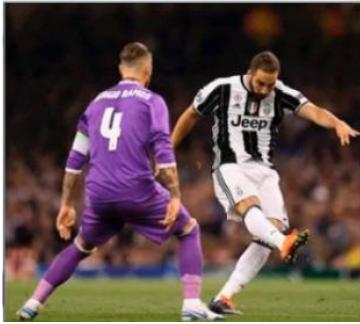
#> input picture soccer_target.png, 360 x 324 px
$ python '16_直方图比较_重点.py'
#> lines starting #> are read from the running program, lines starting #| are printed output that depends on the picture; after the words box and inside, x2 and y2 are one past the last pixel; in counts of white or black regions, pixels touching at a corner belong together
#> further down, image is the input picture: shape (324, 360, 3); mean B, G, R 70, 72.6, 90.9
import cv2 as cv
import numpy as np
from matplotlib import pyplot as plt


def back_projection_demo():
    sample = cv.imread("soccer_local.png")
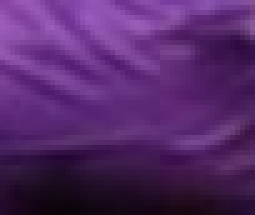
#> input picture soccer_local.png, 51 x 43 px (shown 5 times larger)
#> sample is the input picture: shape (43, 51, 3); mean B, G, R 105.3, 39.8, 84.5
    target = cv.imread("soccer_target.png")
    sample_hsv = cv.cvtColor(sample, cv.COLOR_RGB2HSV)
#> sample_hsv: shape (43, 51, 3); mean H, S, V 158.7, 163.5, 105.3
    target_hsv = cv.cvtColor(target, cv.COLOR_RGB2HSV)
#> target_hsv: shape (324, 360, 3); mean H, S, V 111.1, 101.9, 94.6

    cv.imshow("sample", sample)
    cv.imshow("target", target)

    # 通过hsv中的两个通道的值来生成两个直方图，每个直方图有32个分布区域，通过两个通道来确定图像所在的位置比较合适
    sampleHist = cv.calcHist([sample_hsv], [0, 1], None, [32, 32], [0, 180, 0, 255])  # 第13个历程也用到了这个函数， 两者可以对比区分一下
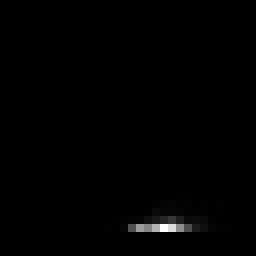
#> sampleHist: shape (32, 32) float32 (shown 8 times larger); min 0, max 352, mean 2.1; drawn with min black and max white
    print(sampleHist, "-------------->sampleHist")
#> (printed output is left out)
    cv.imshow("sampleHist1", sampleHist)
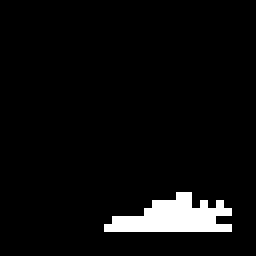
#> window 'sampleHist1': shape (32, 32) (shown 8 times larger); 4.8% white; 1 white region, box (x1, y1, x2, y2) and area: (13, 24, 29, 29) 49

    """cv.normalize: 归一化数据。该函数分为范围归一化与数据值归一化。   -->  https://blog.csdn.net/cosmispower/article/details/64457406
    但是，这句话有没有运行结果都一样（因为感觉原图就进行了这样的处理）"""
    # TODO:111111111111111111111111
    cv.normalize(sampleHist, sample_hsv, 0, 255, cv.NORM_MINMAX)
    cv.imshow("sampleHist2", sampleHist)

    """两个通道可以近似确定图像所在的位置， 如果通过三个通道去确定， 则只有一模一样的区域是几乎不存在的， 所以只用两个通道去近似选则区域是最合适的
    calcBackProject()：  -->  https://blog.csdn.net/keith_bb/article/details/70154219
    """
    # 重点：反向投影在这里的应用是，我们向统计sampleHist的直方图，再通过直方图每个区段含有的像素数量，反向到目标图像，
    # 根据目标图像每个像素点在sampleHist直方图的哪一个像素范围内，将sampleHist直方图统计出来的那个区域的像素数量来替代目标图像这个像素点的值，
    # 以此类推，目标图像的每一个点进行如上处理后，得到一个全新的矩阵，这个矩阵的每一个像素点的值将变成sample直方图某一分区内含盖该像素值出现的数量
    # 再将该矩阵进行展示，哪个点越亮，说明sample图像很有可能在target的该点分布，
    # 我感觉（但这个解释也不太对）由于我们通过normalize将直方图纵坐标均匀分到了0-255，得到纵坐标数量最多值将会被替代为255，
    # 具体解释看这个地址  ==》  https://blog.csdn.net/michaelhan3/article/details/73550643?depth_1-utm_source=distribute.pc_relevant.none-task-blog-BlogCommendFromBaidu-3&utm_source=distribute.pc_relevant.none-task-blog-BlogCommendFromBaidu-3
    dst = cv.calcBackProject([target_hsv], [0, 1], sampleHist, [0, 180, 0, 255], 1)
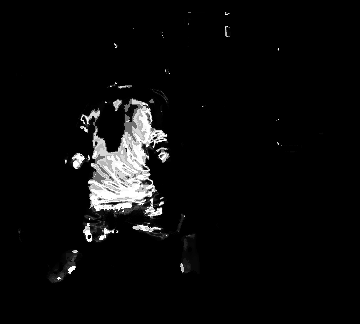
#> dst: shape (324, 360); min 0, max 255, mean 11
    cv.imshow("dst", dst)


def hist2d_demo(image):
    hsv = cv.cvtColor(image, cv.COLOR_RGB2HSV)
    hist = cv.calcHist([hsv], [0, 1], None, [32, 32], [0, 180, 0, 256])
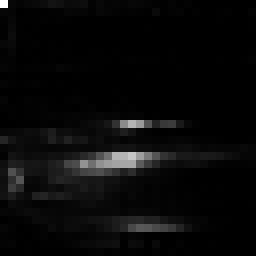
#> hist: shape (32, 32) float32 (shown 8 times larger); min 0, max 3048, mean 113.9; drawn with min black and max white
    plt.imshow(hist, interpolation="nearest")     # 原理：plt.imshow()函数负责对图像进行处理，并显示其格式，而plt.show()则是将plt.imshow()处理后的函数显示出来。
    plt.title("2D Histogram")
    plt.show()


image = cv.imread("soccer_target.png")
back_projection_demo()
hist2d_demo(image)
cv.waitKey(0)
